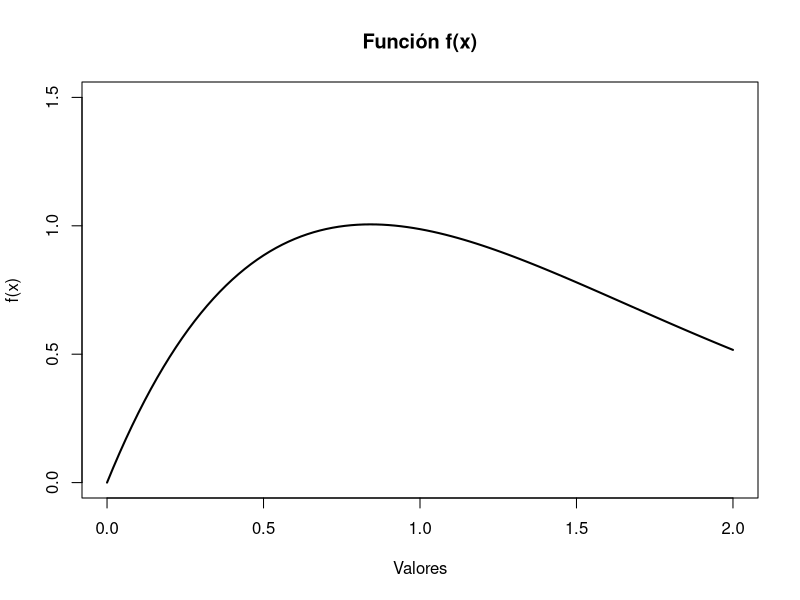
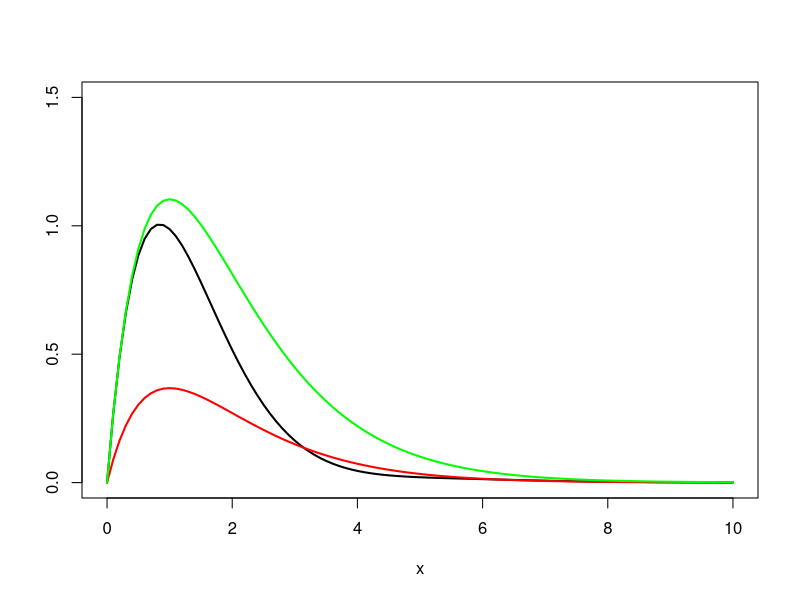
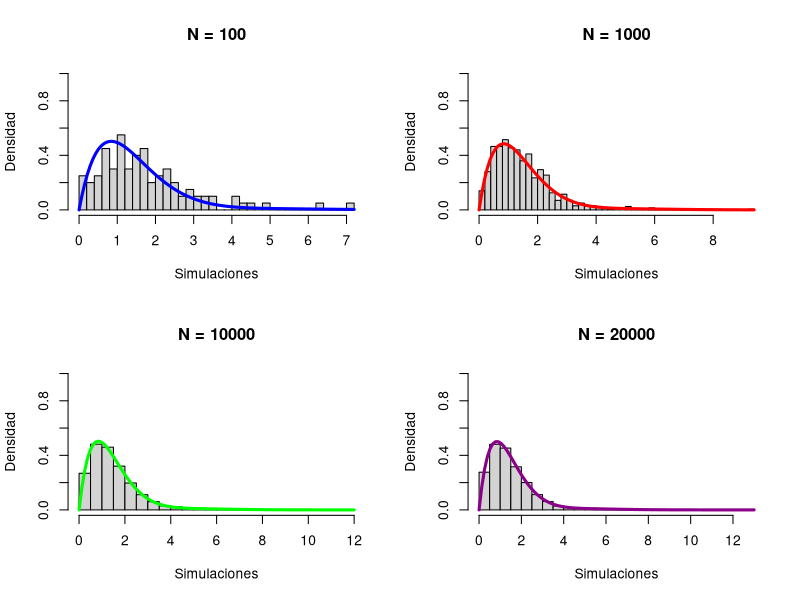
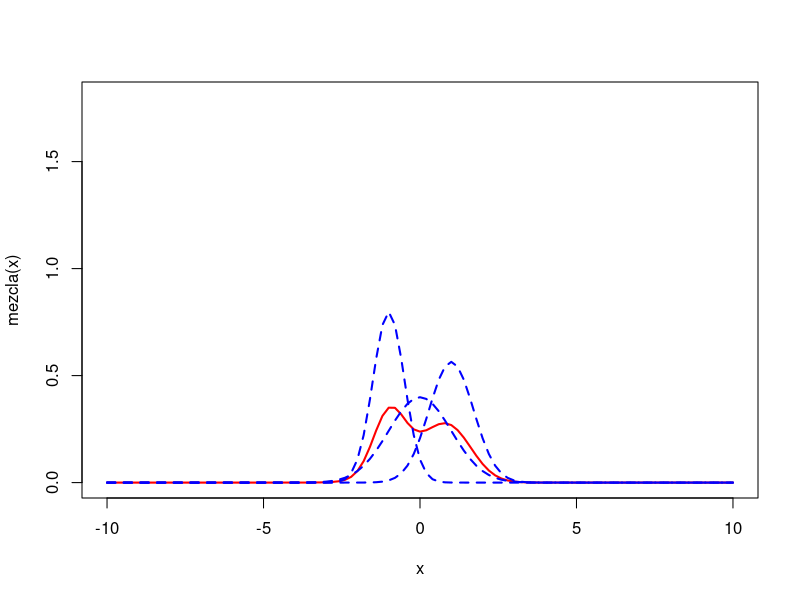
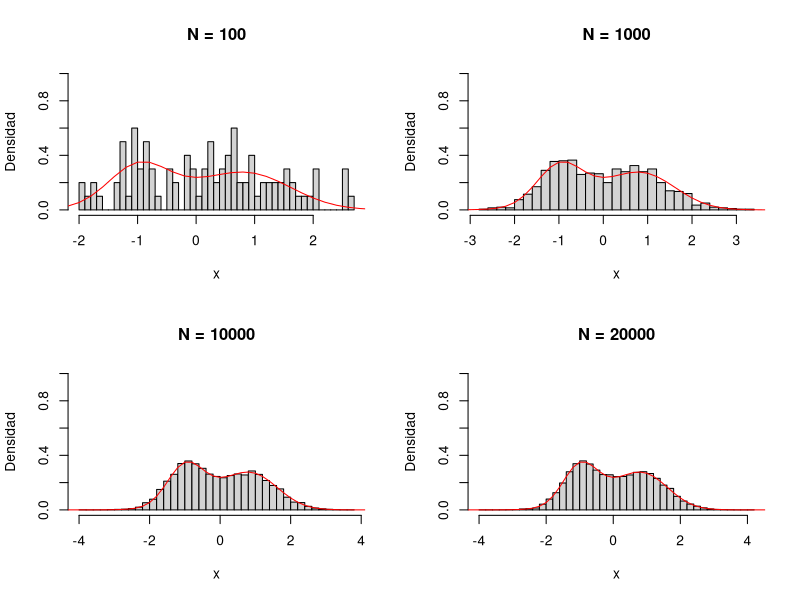
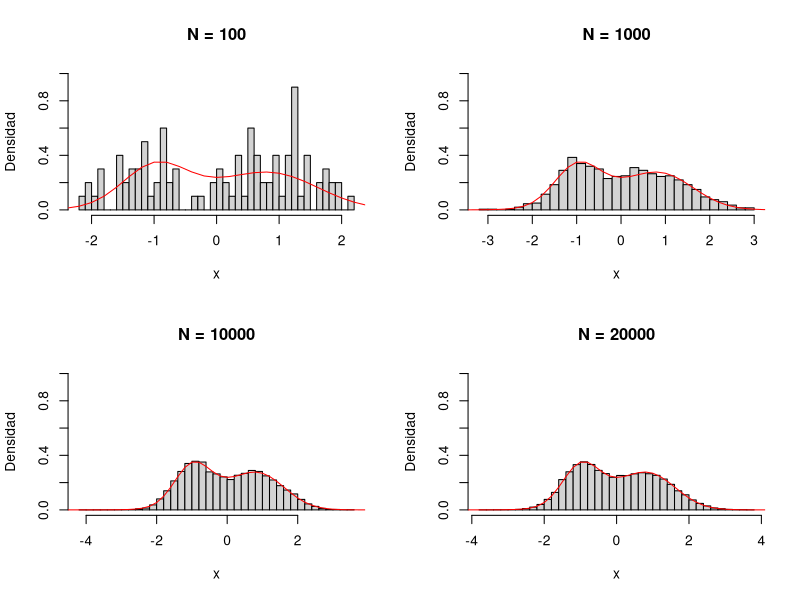
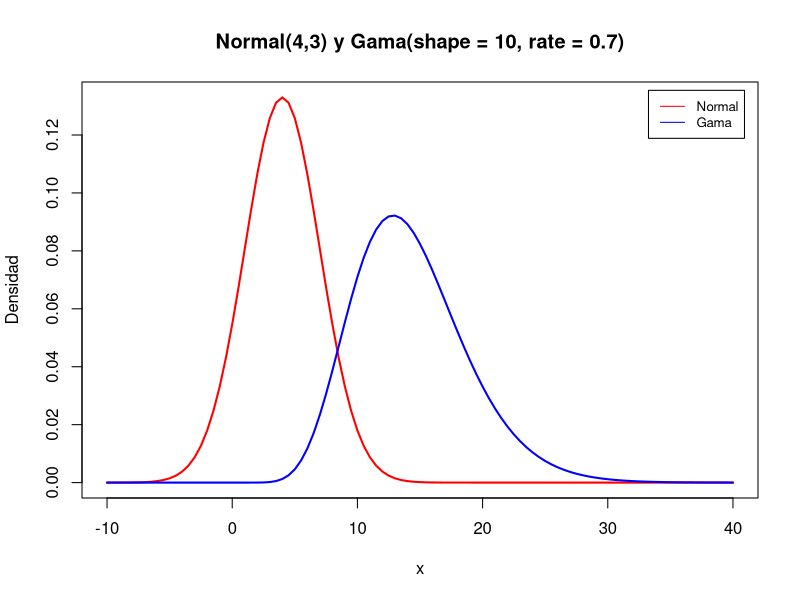
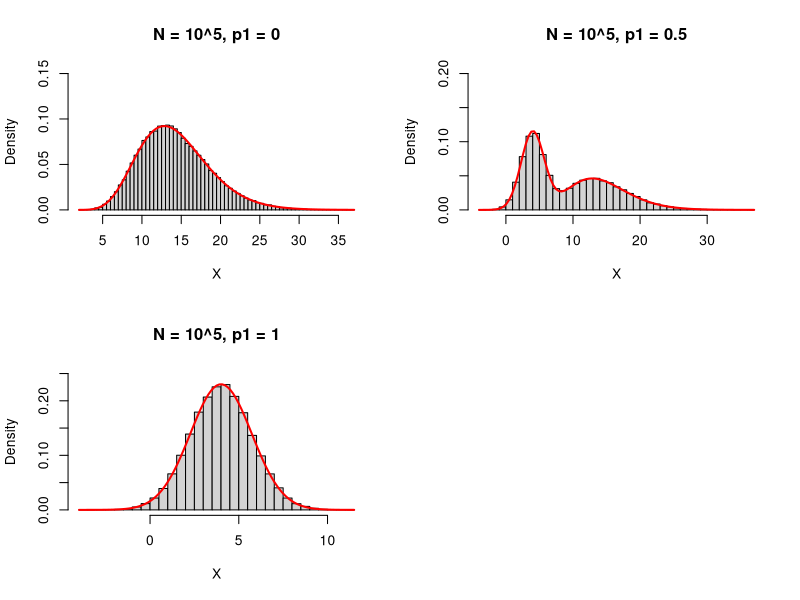

Write the R code that produced these figures, in order.
## ---- chunk 1
## a)----

fx <- function(x){
  fx <- (x+(2*sin(x)))/(exp(x))
  return(fx)
}

curve(fx, from = 0, to = 2, ylim = c(0,1.5),
      main = "Función f(x)",
      ylab = "f(x)", xlab = "Valores",
      lwd = 2)
## ---- chunk 2
## b)----
# Proponemos una densidad gamma con shape = 2

f_g <- function(x){
  f_g <- fx(x)/dgamma(x, shape = 2)
  return(f_g)
}

optim <- optimise(f_g, maximum = TRUE, interval = c(0,2))
cc <- optim$objective
print(paste("El valor c para f(x) es",round(cc)))
## ---- chunk 3
## c)----
curve(fx, from = 0, to = 10, lwd = 2, ylim = c(0,1.5), ylab = "" )

curve(dgamma(x,shape = 2), from = 0, to = 10,lwd = 2,
      add =TRUE, col = "red")

curve(cc*dgamma(x,shape = 2), from = 0, to = 10,lwd = 2,
      add =TRUE, col = "green")

## ---- chunk 4
## d)----
acep_rech <- function(n){
  aceptados <- 0
  rechazados <- 0
  simulaciones <- c()
  
  while(length(simulaciones) < n){
    y <- rgamma(1, shape = 2)
    u <- runif(1)
    
    if(u <=(1/cc)*fx(y)/dgamma(y, shape = 2)){
      aceptados <- aceptados + 1
      simulaciones <- append(simulaciones, y)
    }else{
      rechazados <- rechazados +1
    }
  }
  tasa_acep <- aceptados/(aceptados + rechazados)
  
  const_norm <- 1/(cc*tasa_acep)
  
  return(list(simulaciones,tasa_acep,const_norm))
}
## ---- chunk 5
## e)----

par(mfrow = c(2,2))

N <- 100
test_1 <- acep_rech(N)
hist(test_1[[1]], probability = TRUE, breaks = 40, ylim = c(0,1),
     ylab = "Densidad", xlab = "Simulaciones",
     main = "N = 100")
curve(fx(x)*test_1[[3]],lwd = 3,
      add =TRUE, col = "blue")

N <- 1000
test_2 <- acep_rech(N)
hist(test_2[[1]], probability = TRUE, breaks = 40, ylim = c(0,1),
     ylab = "Densidad", xlab = "Simulaciones",
     main = "N = 1000")
curve(fx(x)*test_2[[3]],lwd = 3,
      add =TRUE, col = "red")

N <- 10000
test_3 <- acep_rech(N)
hist(test_3[[1]], probability = TRUE, breaks = 40, ylim = c(0,1),
     ylab = "Densidad", xlab = "Simulaciones",
     main = "N = 10000")
curve(fx(x)*test_3[[3]],lwd = 3,
      add =TRUE, col = "green")

N <- 20000
test_4 <- acep_rech(N)
hist(test_4[[1]], probability = TRUE, breaks = 45, ylim = c(0,1),
     ylab = "Densidad", xlab = "Simulaciones",
     main = "N = 20000")
curve(fx(x)*test_4[[3]],lwd = 3,
      add =TRUE, col = "darkmagenta")
## ---- chunk 6
## a) ----

mezcla <- function(x){
  mez <- 1/3*dnorm(x, mean = -1, sd = 1/2) +
    1/3*dnorm(x, mean = 0, sd = 1) +
    1/3*dnorm(x, mean = 1, sd = sqrt(1/2))
  return(mez)
}

par(mfrow =c(1,1))

curve(mezcla(x), from = -10, to = 10, lwd = 2, col = "red", ylim = c(0,1.8))

curve(dnorm(x, mean = -1, sd = 1/2), lwd = 2,lty = 2, add = TRUE, col = "blue")

curve(dnorm(x, mean = 0, sd = 1), lwd = 2, lty = 2, add = TRUE, col = "blue")

curve(dnorm(x, mean = 1, sd = sqrt(1/2)), lwd = 2,lty = 2, add = TRUE, col = "blue")
## ---- chunk 7
## b)----

polar.method <- function(N){
  
  simulaciones <- c()
  while(length(simulaciones) < N){
    U1 <- runif(1)
    U2 <- runif(1)
    
    v1 <- 2*U1-1
    v2 <- 2*U2-1
    
    s <- v1^2+v2^2
    
    if(s<=1){
      
      X <- v1*(-2*log(s)/s)^{1/2}
      
      simulaciones <- append(simulaciones, X)
      
    }
  }
  return(simulaciones)
}

composicion <- function(N){
  vars <- polar.method(N)
  comp <- c()
  for(i in 1:N){
    U <- runif(1)
    if(U < 1/3){
      see <- vars[i]*(1/2)+(-1)
      comp <- append(comp,see)
    }
    if(U>1/3 & U < 2/3){
      comp <- append(comp, vars[i])
    }
    if(U > 2/3){
      see <- vars[i]*(sqrt(1/2))+(1)
      comp <- append(comp, see)
    }
  }
  return(comp)
}
## ---- chunk 8
## c)----

par(mfrow = c(2,2))

N <- 100
hist(composicion(N), probability = TRUE, main ="N = 100",
     xlab = "x", ylab = "Densidad", breaks = 40, ylim = c(0,1))
curve(mezcla, from = -10, to = 10, add = T, col = "red")

N <- 1000
hist(composicion(N), probability = TRUE, main ="N = 1000",
     xlab = "x", ylab = "Densidad", breaks = 40, ylim = c(0,1))
curve(mezcla, from = -10, to = 10, add = T, col = "red")


N <- 10000
hist(composicion(N), probability = TRUE, main ="N = 10000",
     xlab = "x", ylab = "Densidad", breaks = 40, ylim = c(0,1))
curve(mezcla, from = -10, to = 10, add = T, col = "red")


N <- 20000
hist(composicion(N), probability = TRUE, main ="N = 20000",
     xlab = "x", ylab = "Densidad", breaks = 40, ylim = c(0,1))
curve(mezcla, from = -10, to = 10, add = T, col = "red")
## ---- chunk 9
## d)----

box.muller <- function(N){
  sims <- c()
  
  while(length(sims) < N){
    U <- runif(1)
    V <- runif(1)
    
    X <- sqrt(-2*log(1-U))*cos(2*pi*V)
    
    sims <- c(sims,X)
  }

  return(sims)
}

composicion <- function(N){
  vars <- box.muller(N)
  comp <- c()
  for(i in 1:N){
    U <- runif(1)
    if(U < 1/3){
      see <- vars[i]*(sqrt(1/4))+(-1)
      comp <- append(comp,see)
    }
    if(U>1/3 & U < 2/3){
      comp <- append(comp, vars[i])
    }
    if(U > 2/3){
      see <- vars[i]*(sqrt(1/2))+(1)
      comp <- append(comp, see)
    }
  }
  return(comp)
}
## ---- chunk 10
## e)----

par(mfrow = c(2,2))

N <- 100
hist(composicion(N), probability = TRUE, main ="N = 100",
     xlab = "x", ylab = "Densidad", breaks = 40, ylim = c(0,1))
curve(mezcla, from = -10, to = 10, add = T, col = "red")

N <- 1000
hist(composicion(N), probability = TRUE, main ="N = 1000",
     xlab = "x", ylab = "Densidad", breaks = 40, ylim = c(0,1))
curve(mezcla, from = -10, to = 10, add = T, col = "red")


N <- 10000
hist(composicion(N), probability = TRUE, main ="N = 10000",
     xlab = "x", ylab = "Densidad", breaks = 40, ylim = c(0,1))
curve(mezcla, from = -10, to = 10, add = T, col = "red")


N <- 20000
hist(composicion(N), probability = TRUE, main ="N = 20000",
     xlab = "x", ylab = "Densidad", breaks = 40, ylim = c(0,1))
curve(mezcla, from = -10, to = 10, add = T, col = "red")
## ---- chunk 11
## a)----

par(mfrow = c(1,1))
curve(dnorm(x, mean = 4, sd = 3), from = -10, to = 40, lwd = 2, col = "red",
      main = "Normal(4,3) y Gama(shape = 10, rate = 0.7)", ylab = "Densidad")
curve(dgamma(x, shape = 10, rate = 0.7),from = -10, to = 40, lwd = 2, col = "blue",
      add = TRUE)
legend(x = "topright",
       inset = .02,
       lty = c(1,1), 
       col= c("red","blue"), 
       legend=c("Normal", "Gama"),
       cex = 0.8)
## ---- chunk 12
## b)----

fx <- function(x){
  fx <- (((0.7)^10)/gamma(10))*x^(10-1)*exp(-0.7*x)
  return(fx)
}

f_g <- function(x){
  f_g <- fx(x)/dweibull(x, shape = 2.5, scale = 13)
  return(f_g)
}

c <- optimise(f_g, maximum = TRUE, interval = c(0,30))$objective


simu.gamma <- function(N){
  simulaciones <- c()
  
  while(length(simulaciones) < N){
    U <- runif(1)
    y <- rweibull(1, shape = 2.5, scale = 13)
    
    if(U <= (1/c)*fx(y)/dweibull(y,shape = 2.5, scale = 13)){
      simulaciones <- append(simulaciones, y)
    }
  }
  return(simulaciones)
}

# Para simular normales usaré el método polar (función polar.method(N))

compos <- function(N, p1){
  simu <- c()
  for(i in 1:N){
    U <- runif(1)
    
    if(U < p1){
      ans <- polar.method(1)
      ans <- (ans * sqrt(3)) + 4 # "Des-estandarizamos" la muestra N(0,1) a N(4,3)
      simu <- append(simu,ans)
    }else{
      simu <- append(simu, simu.gamma(1))
    }
  }
  return(simu)
}
## ---- chunk 13
## c) ----
par(mfrow = c(2,2))
N <- 10^5

################# Para p1 = 0 #################
p1_1 <- 0
aux1 <- compos(N, p1_1)
hist(aux1,
     probability = TRUE,
     main = "N = 10^5, p1 = 0",
     breaks = 50,
     ylim = c(0,0.15),
     xlab = "X")

fx <- function(x){
  fx <- dgamma(x, shape = 10, rate = 0.7)
  return(fx)
}

curve(fx, add = TRUE, lwd = 2, col = "red")

##############################################

################# Para p1 = 0.5 ##############

p1_2 <- 0.5
aux2 <-compos(N, p1_2)
hist(aux2,
     probability = TRUE,
     main = "N = 10^5, p1 = 0.5",
     ylim = c(0,0.2),
     breaks = 30,
     xlab = "X")

fx <- function(x){
  fx <- 1/2 * dnorm(x, mean = 4, sd = sqrt(3)) +
    1/2 * dgamma(x, shape = 10, rate = 0.7)
  return(fx)
}

curve(fx, add = TRUE, lwd = 2, col = "red")

##############################################


################# Para p1 = 1 ################

p1_3 <- 1
aux3 <- compos(N, p1_3)
hist(aux3,
     probability = TRUE,
     main = "N = 10^5, p1 = 1",
     breaks = 50,
     ylim = c(0,0.25),
     xlab = "X")

fx <- function(x){
  fx <- dnorm(x, mean = 4, sd = sqrt(3)) 
  return(fx)
}

curve(fx, add = TRUE, lwd = 2, col = "red")

##############################################
## ---- chunk 14
## d)----

############### Para p1 = 0 ###################

# valores simulados
simu <- aux1
comparativa_1a <- list(tipo = "simulada",
                       media = mean(simu),
                       desv. = sd(simu),
                       varianza = var(simu))

# valores "reales"

real <- rgamma(N, shape = 10, rate = 0.7)
comparativa_1b <- list(tipo = "real",
                       media = mean(real),
                       desv. = sd(real),
                       varianza = var(real))

df <- data.frame(tipo = c(),
                 media = c(),
                 desv. = c(),
                 varianza = c())

df <- rbind(df, comparativa_1a)
df <- rbind(df, comparativa_1b)
df

############### Para p1 = 0.5 #################

# valores simulados
simu <- aux2
comparativa_2a <- list(tipo = "simulada",
                       media = mean(simu),
                       desv. = sd(simu),
                       varianza = var(simu))

# valores "reales"

real <- 0.5 * rnorm(N, mean = 4, sd = sqrt(3)) + 0.5*rgamma(N, shape = 10, rate = 0.7)
comparativa_2b <- list(tipo = "real",
                       media = mean(real),
                       desv. = sd(real),
                       varianza = var(real))

df <- data.frame(tipo = c(),
                 media = c(),
                 desv. = c(),
                 varianza = c())

df <- rbind(df, comparativa_2a)
df <- rbind(df, comparativa_2b)
df

############### Para p1 = 1 ###################

# valores simulados
simu <- aux3
comparativa_3a <- list(tipo = "simulada",
                       media = mean(simu),
                       desv. = sd(simu),
                       varianza = var(simu))

# valores "reales"

real <- rnorm(N, mean = 4, sd = sqrt(3))
comparativa_3b <- list(tipo = "real",
                       media = mean(real),
                       desv. = sd(real),
                       varianza = var(real))

df <- data.frame(tipo = c(),
                 media = c(),
                 desv. = c(),
                 varianza = c())

df <- rbind(df, comparativa_3a)
df <- rbind(df, comparativa_3b)
df
